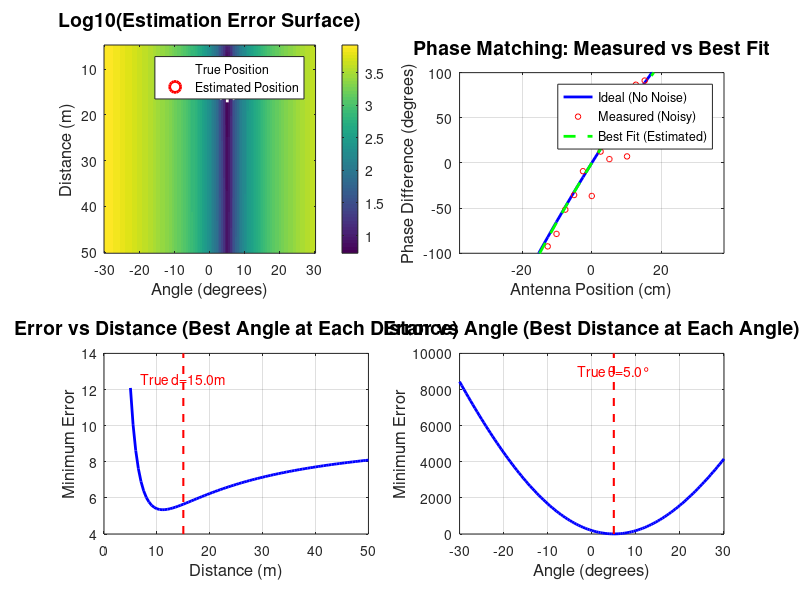

Write the MATLAB code that produced this figure.
%% Part 4: Grid Search Position Estimator
% Find the transmitter position that best matches the phase measurements

clear; close all; clc;

% ============================================
% 1. SETUP: Constants and Array Configuration
% ============================================

c = 3e8;                    % Speed of light (m/s)
fc = 5.9e9;                 % Carrier frequency: 5.9 GHz
lambda = c / fc;            % Wavelength (about 5 cm)
d_antenna = lambda / 2;     % Half-wavelength spacing

% Array configuration
K = 31;                     % 41 antennas
D = (K - 1) * d_antenna;    % Total array size (about 1 meter)
x_ant = linspace(-D/2, D/2, K);

% Make x_ant a column vector
x_ant = x_ant(:);

% ============================================
% 2. TRUE TRANSMITTER POSITION (Unknown to estimator)
% ============================================

d_true = 15;                % 15 meters away
theta_true = 5 * pi/180;    % 5 degrees off boresight

fprintf('=== True Transmitter Position ===\n');
fprintf('Distance: %.2f m\n', d_true);
fprintf('Angle: %.2f degrees\n', theta_true * 180/pi);
fprintf('Array size: %.2f m (%d antennas)\n\n', D, K);

% ============================================
% 3. GENERATE NOISY MEASUREMENTS
% ============================================

% Ideal phase (no noise)
d_k_true = sqrt(x_ant.^2 + d_true^2 - 2*x_ant*d_true*sin(theta_true));
phase_ideal = -2*pi/lambda * (d_k_true - d_true);

% Add noise
SNR_dB = 5;                % High SNR for good estimation
SNR_linear = 10^(SNR_dB/10);
phase_noise_std = sqrt(1 / (2 * SNR_linear));
phase_measured = phase_ideal + phase_noise_std * randn(K, 1);

% ★★★ FIX: Force column vector ★★★
phase_measured = phase_measured(:);

fprintf('=== Measurement Parameters ===\n');
fprintf('SNR: %d dB\n', SNR_dB);
fprintf('Phase noise std: %.2f degrees\n\n', phase_noise_std * 180/pi);

% ============================================
% 4. GRID SEARCH: Try All Possible Positions
% ============================================

% Define the search grid
search_d = 5:0.5:50;            % Distances from 5m to 50m (step 0.5m)
search_theta = -30:0.5:30;      % Angles from -30 to +30 degrees (step 0.5°)
search_theta_rad = search_theta * pi/180;

fprintf('=== Grid Search Parameters ===\n');
fprintf('Distance range: %.1f to %.1f m (step %.1f m)\n', ...
        search_d(1), search_d(end), search_d(2)-search_d(1));
fprintf('Angle range: %.1f to %.1f degrees (step %.1f°)\n', ...
        search_theta(1), search_theta(end), search_theta(2)-search_theta(1));
fprintf('Total evaluations: %d\n\n', length(search_d) * length(search_theta));

% Initialize error matrix
error_matrix = zeros(length(search_d), length(search_theta));

% Loop over all possible positions
fprintf('Searching grid...\n');
for i = 1:length(search_d)
    d_candidate = search_d(i);
    
    for j = 1:length(search_theta)
        theta_candidate = search_theta_rad(j);
        
        % Calculate expected phase for this candidate position
        d_k_candidate = sqrt(x_ant.^2 + d_candidate^2 - ...
                             2*x_ant*d_candidate*sin(theta_candidate));
        phase_candidate = -2*pi/lambda * (d_k_candidate - d_candidate);
        
        % ★★★ FIX: Force column vector ★★★
        phase_candidate = phase_candidate(:);
        
        % Calculate error (sum of squared differences)
        error_matrix(i, j) = sum((phase_measured - phase_candidate).^2);
    end
end
fprintf('Search complete!\n\n');

% ============================================
% 5. FIND THE BEST MATCH
% ============================================

% Find the minimum error in the matrix
[min_error, min_idx] = min(error_matrix(:));

% Convert linear index to (distance, angle) indices
[d_idx, theta_idx] = ind2sub(size(error_matrix), min_idx);

% Get the estimated position
d_estimated = search_d(d_idx);
theta_estimated = search_theta(theta_idx);

% ============================================
% 6. DISPLAY RESULTS
% ============================================

fprintf('=== Estimation Results ===\n');
fprintf('True position:\n');
fprintf('  Distance: %.2f m\n', d_true);
fprintf('  Angle: %.2f degrees\n', theta_true * 180/pi);
fprintf('\nEstimated position:\n');
fprintf('  Distance: %.2f m\n', d_estimated);
fprintf('  Angle: %.2f degrees\n', theta_estimated);
fprintf('\nErrors:\n');
fprintf('  Distance error: %.2f m (%.1f%%)\n', ...
        abs(d_estimated - d_true), ...
        100 * abs(d_estimated - d_true) / d_true);
fprintf('  Angle error: %.2f degrees (%.1f%%)\n', ...
        abs(theta_estimated - theta_true*180/pi), ...
        100 * abs(theta_estimated - theta_true*180/pi) / (theta_true*180/pi));

% ============================================
% 7. PLOT RESULTS
% ============================================

figure('Position', [100, 100, 1200, 800]);

% --- Plot 1: Error Surface ---

subplot(2, 2, 1);
imagesc(search_theta, search_d, log10(error_matrix));
colorbar;
xlabel('Angle (degrees)', 'FontSize', 12);
ylabel('Distance (m)', 'FontSize', 12);
title('Log10(Estimation Error Surface)', 'FontSize', 14);
hold on;

% Mark the true position (white star)
plot(theta_true*180/pi, d_true, 'w*', 'MarkerSize', 15, 'LineWidth', 2, ...
     'DisplayName', 'True Position');

% Mark the estimated position (red circle)
plot(theta_estimated, d_estimated, 'ro', 'MarkerSize', 10, 'LineWidth', 2, ...
     'DisplayName', 'Estimated Position');

legend('Location', 'best');

% --- Plot 2: Phase Matching ---

subplot(2, 2, 2);

% Calculate phase for the estimated position
d_k_best = sqrt(x_ant.^2 + d_estimated^2 - ...
                2*x_ant*d_estimated*sin(theta_estimated*pi/180));
phase_best = -2*pi/lambda * (d_k_best - d_estimated);

% Plot all three phase patterns
plot(x_ant*100, phase_ideal*180/pi, 'b-', 'LineWidth', 2, ...
     'DisplayName', 'Ideal (No Noise)');
hold on;
plot(x_ant*100, phase_measured*180/pi, 'ro', 'MarkerSize', 4, ...
     'DisplayName', 'Measured (Noisy)');
plot(x_ant*100, phase_best*180/pi, 'g--', 'LineWidth', 2, ...
     'DisplayName', 'Best Fit (Estimated)');

xlabel('Antenna Position (cm)', 'FontSize', 12);
ylabel('Phase Difference (degrees)', 'FontSize', 12);
title('Phase Matching: Measured vs Best Fit', 'FontSize', 14);
legend('Location', 'best');
grid on;
xlim([-D/2*100, D/2*100]);
ylim([-100, 100]);

% --- Plot 3: Error vs Distance ---

subplot(2, 2, 3);

% For each distance, find the minimum error across angles
[min_error_vs_dist, ~] = min(error_matrix, [], 2);

plot(search_d, min_error_vs_dist, 'b-', 'LineWidth', 2);
xlabel('Distance (m)', 'FontSize', 12);
ylabel('Minimum Error', 'FontSize', 12);
title('Error vs Distance (Best Angle at Each Distance)', 'FontSize', 14);
grid on;

% Mark the true distance
line([d_true, d_true], ylim, 'Color', 'r', 'LineStyle', '--', 'LineWidth', 1.5);
text(d_true, max(ylim)*0.9, sprintf('True d=%.1fm', d_true), ...
     'HorizontalAlignment', 'center', 'FontSize', 10, 'Color', 'r');

% --- Plot 4: Error vs Angle ---

subplot(2, 2, 4);

% For each angle, find the minimum error across distances
[min_error_vs_angle, ~] = min(error_matrix, [], 1);

plot(search_theta, min_error_vs_angle, 'b-', 'LineWidth', 2);
xlabel('Angle (degrees)', 'FontSize', 12);
ylabel('Minimum Error', 'FontSize', 12);
title('Error vs Angle (Best Distance at Each Angle)', 'FontSize', 14);
grid on;

% Mark the true angle
line([theta_true*180/pi, theta_true*180/pi], ylim, ...
     'Color', 'r', 'LineStyle', '--', 'LineWidth', 1.5);
text(theta_true*180/pi, max(ylim)*0.9, sprintf('True θ=%.1f°', theta_true*180/pi), ...
     'HorizontalAlignment', 'center', 'FontSize', 10, 'Color', 'r');

fprintf('\n=== Part 4 Complete ===\n');
fprintf('You should see a figure with 4 subplots:\n');
fprintf('1. Error surface (2D heatmap)\n');
fprintf('2. Phase matching (measured vs best fit)\n');
fprintf('3. Error vs distance\n');
fprintf('4. Error vs angle\n');
